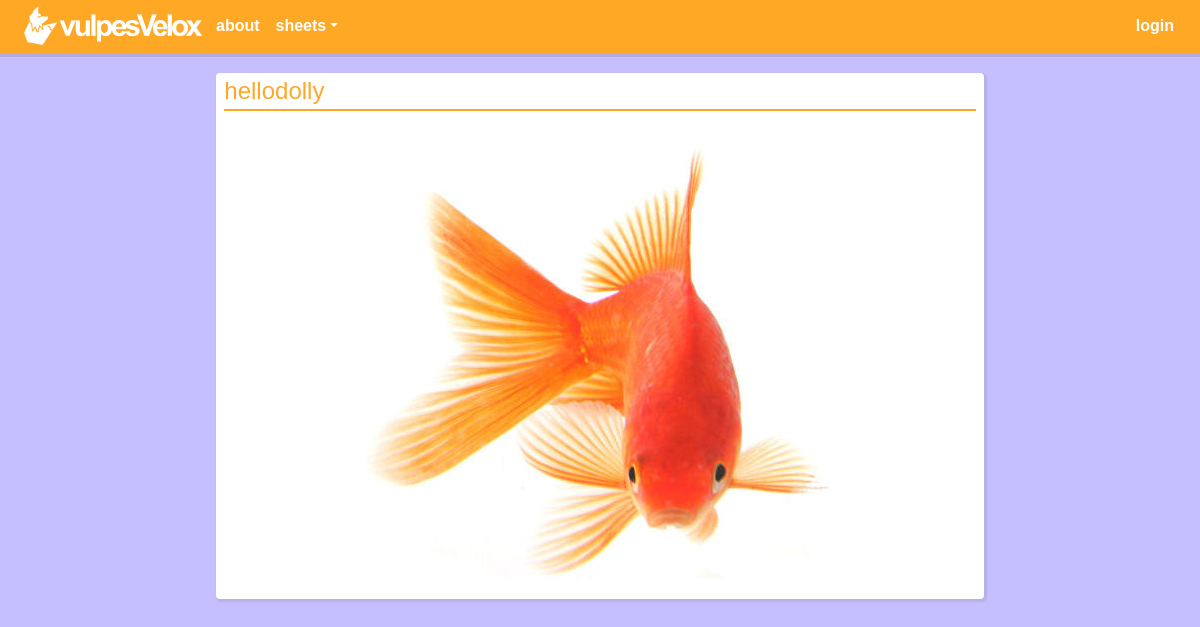
The app's page /post/hellodolly/ with its own data.
### blog/models.py (models this page shows, shortened)
class Post(models.Model):
    class Meta:
        ordering = ['category', '-date_posted']
    objects = CustomManager()
    author      = models.ForeignKey(User, on_delete=models.CASCADE)
    title       = models.CharField(max_length=60)
    category    = models.ForeignKey(Category, blank=True, null=True, on_delete=models.CASCADE)
    content     = RichTextUploadingField(
                                    external_plugin_resources=[(
                                        'youtube',
                                        '/static/ckeditor/ckeditor/plugins/youtube/',
                                        'plugin.js'
                                        )],
                                        blank=True,
                                        null=True,
                                    )
    date_posted = models.DateTimeField(default=timezone.now)
    updated     = models.DateTimeField(auto_now=True)
    slug        = models.SlugField(max_length=70, blank=True, null=True, help_text='<font color="red">don\'t. touch. the. slug. field. unless. you. mean. it.</font> (it will auto-generate, don\'t worry.)')

### blog/views.py (the view)
# urls.py: path('post/<slug:slug>/', PostDetailView.as_view(), name='post-detail'),
class PostDetailView(DetailView):
    queryset = Post.objects.all()

### blog/templates/blog/post_detail.html (shortened to what this page needs)
{% extends 'vault/base.html' %}
{% block content %}
  <article class="media content-section">
    <div class="media-body">
        <h4 class="article-title">{{ object.title }}</h4>
        <hr/>
      <p class="article-content">{{ object.content|safe }}</p>
    </div>
  </article>
{% endblock %}

### vault/static/main.css (style rules this page uses)
* { margin: 0; }
body { background: #c5bfff; margin-top: 4.1rem; }
h4 { color: #FFA826; font-family: arial; margin-top:0px; margin-bottom:0px; }
img { display: block; max-width:100%; height: auto; border-radius: 6px; margin-left: auto; margin-right: auto; }
a { color:#DD0000; text-decoration: none; background-color: transparent; }
div, p { color: #565656; font-family: arial; margin-top: 0px; }
hr { border-color: #FFA826; background-color: #FFA826; width: 100% !important; height: 1px; margin-top:4px; margin-bottom:6px; }
.media { margin-top:4px; }
.media-body { width: 100%; max-width: 100%; height: auto; word-break: break-word; overflow: auto; }
.content-section { background: #FFFFFF; padding: 4px 8px 4px; border-radius: 4px; margin-top: 5px; margin-bottom: 5px; box-shadow: 0.1rem 0.1rem 0.1rem 0.1rem rgba(61, 61, 41, 0.1); }
.article-content { white-space: pre-line; margin-top: 0px; }
.article-title { color: #FFA826; }

### records on screen
Post: title "hellodolly", content (picture)
